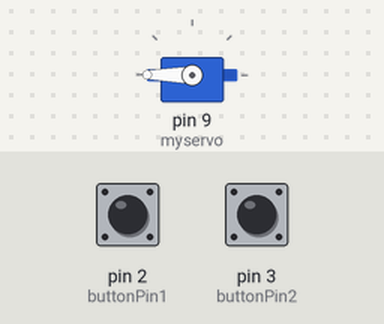
A sketch run on a simulated Arduino Uno, built with avr-gcc and run on an emulated ATmega328P. Parts: servo. The inputs (shaded band) are chosen by the test bench; at power-on: pin 2 (buttonPin1) HIGH, pin 3 (buttonPin2) HIGH.

Above: at 1.2 s.
1.3 s: pin 2 (buttonPin1) pulled LOW for 0.15 s
At 1.37 s:
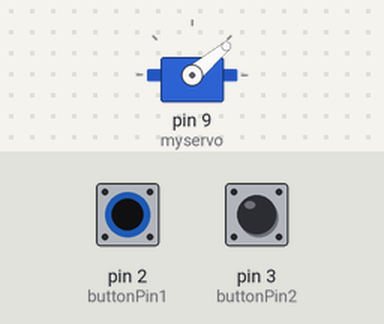
2.9 s: pin 3 (buttonPin2) pulled LOW for 0.15 s
At 2.97 s:
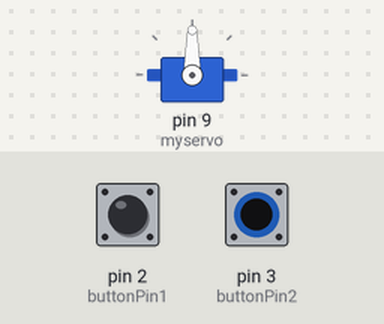
4.5 s: pin 3 (buttonPin2) pulled LOW for 3.2 s
At 8.6 s:
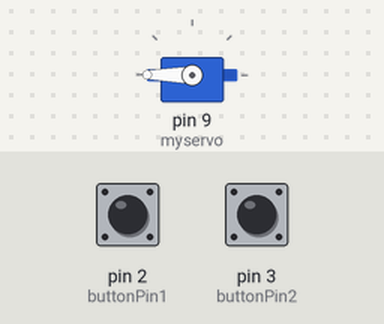
9.2 s: pin 2 (buttonPin1) pulled LOW for 3.2 s
At 9.7 s:
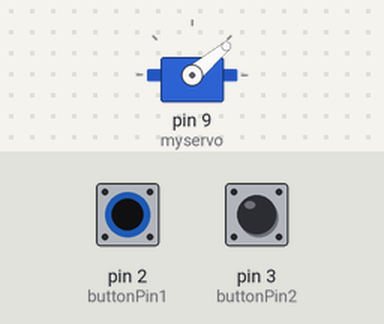
13.9 s: pin 2 (buttonPin1) driven LOW and pin 3 (buttonPin2) driven LOW
At 14.5 s:
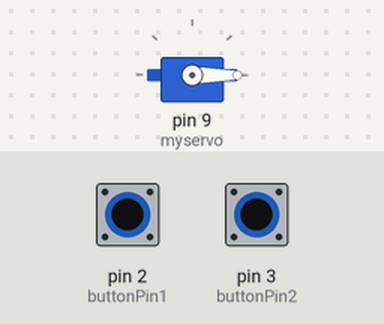
Timing chart, 0 to 16.4 s (numbered marks = the images above; inputs shaded):
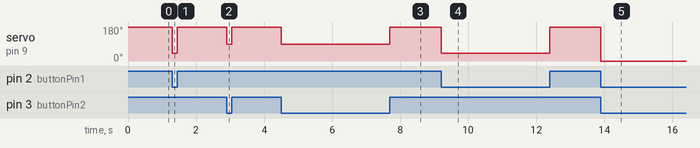

Measured:
- after the input at 1.3 s, servo on pin 9 (myservo): 180° → 40° at once, → 180° 0.15 s later
- after the input at 2.9 s, servo on pin 9 (myservo): 180° → 90° at once, → 180° 0.15 s later
- after the input at 4.5 s, servo on pin 9 (myservo): 180° → 90° at once, → 180° 3.2 s later
- after the input at 9.2 s, servo on pin 9 (myservo): 180° → 40° at once, → 180° 3.2 s later
- after the input at 13.9 s, servo on pin 9 (myservo): 180° → 0° at once

The sketch:

Motor_calibrator.ino
```cpp
#include <Servo.h>


Servo myservo;  // create servo object to control a servo

// constants won't change. They're used here to set pin numbers:
const int buttonPin1 = 2;     // the number of the pushbutton pin
const int buttonPin2 = 3;     // the number of the pushbutton pin

int buttonState1 = 0;         // variable for reading the pushbutton status
int buttonState2 = 0;         // variable for reading the pushbutton status

void setup() {
  pinMode(buttonPin1, INPUT);
  pinMode(buttonPin2, INPUT);
  myservo.attach(9);  // attaches the servo on pin 9 to the servo object
}

void loop() {

  buttonState1 = digitalRead(buttonPin1);
  buttonState2 = digitalRead(buttonPin2);

  if((buttonState1 == LOW) && (buttonState2 == LOW))
    myservo.write(0);

  if((buttonState1 == HIGH) && (buttonState2 == LOW))
    myservo.write(90);

  if((buttonState1 == LOW) && (buttonState2 == HIGH))
    myservo.write(40);

  if((buttonState1 == HIGH) && (buttonState2 == HIGH))
    myservo.write(180);
}
```
